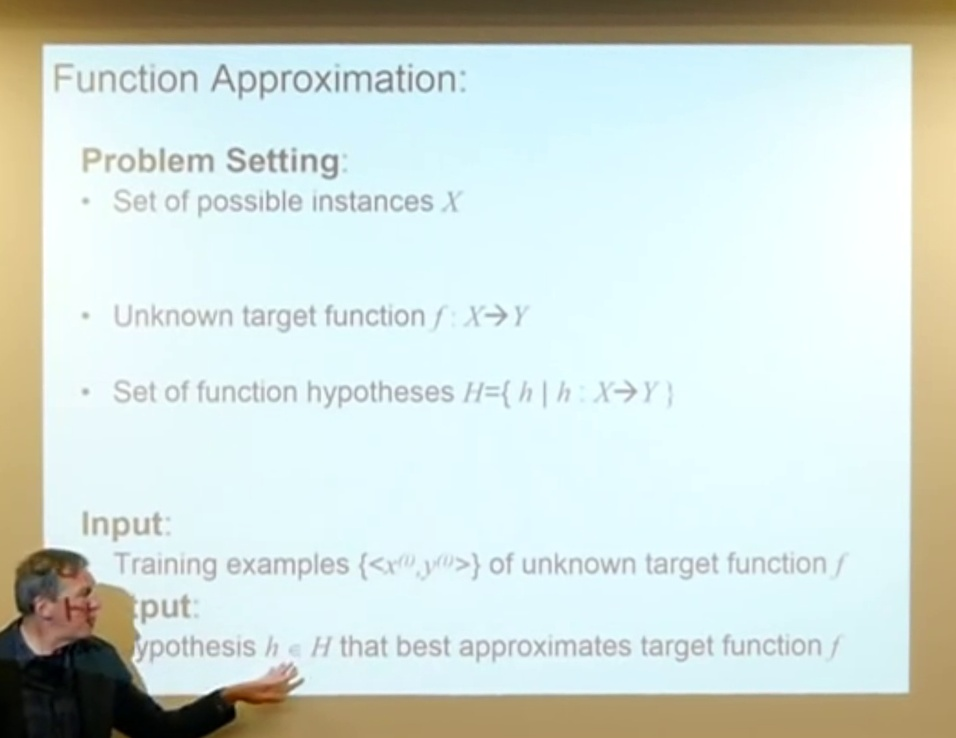
#> input picture Data/Dataset/02_1/0.jpg, 956 x 738 px, shrunk from 1398 x 1080 before the run, given as the content of the folder Data/Dataset/02_1/0.jpg, which was not available
$ python 2017v2.py Data/Dataset/02_1/0.jpg Data/Dataset/02_1/3.jpg
#> lines starting #> are read from the running program, lines starting #| are printed output that depends on the picture; after the words box and inside, x2 and y2 are one past the last pixel; in counts of white or black regions, pixels touching at a corner belong together; pictures that were not available may be replaced by others from this repository, and a replacement may not be noted
import cv2
import scipy
import numpy as np
import os
import sys

def kernel(ksize, sigma):
#> called with ksize = 100, sigma = 3
    res = np.zeros((ksize, ksize))
    s = 0
    for i in range(ksize):
        for j in range(ksize):
                a = ((i * i) + (j * j)) / (2.0 * sigma * sigma)
                var = (-1.0 / np.pi * sigma * sigma * sigma * sigma) * (1 - a) * np.exp(-a)
                res[i][j] = var
                s = s + res[i][j]
    for i in range(ksize):
            for j in range(ksize):
                    res[i][j] = res[i][j] / s
    return res

kern = kernel(100, 3)

def preprocess(img):
    processed_img = img # cv2.cvtColor(img, cv2.COLOR_BGR2GRAY)
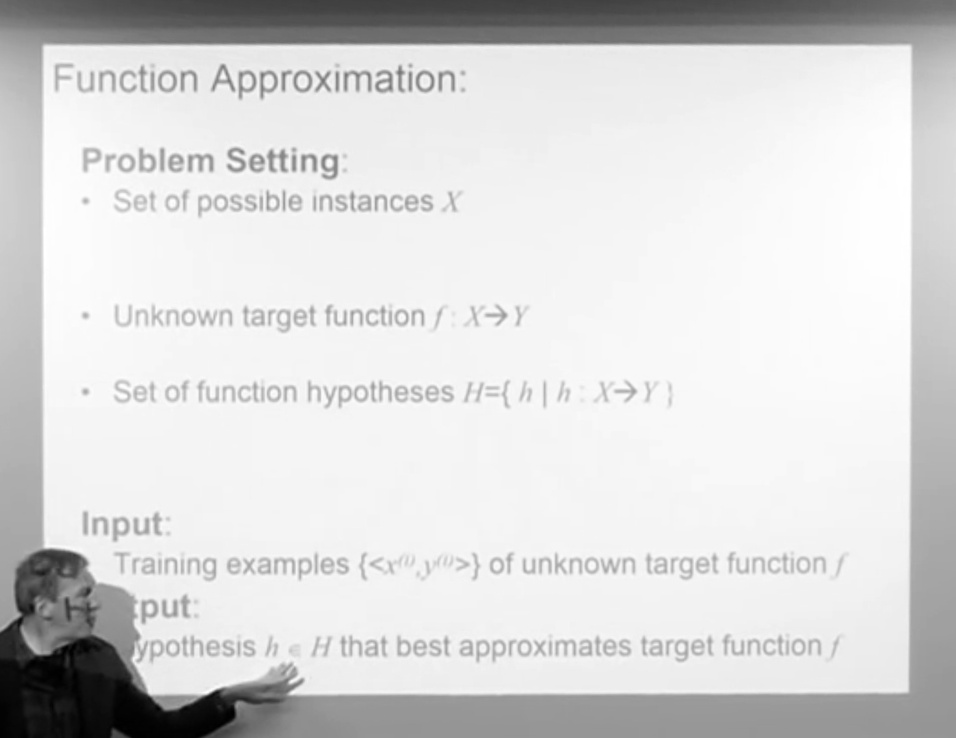
#> processed_img: shape (738, 956); min 0, max 255, mean 216.2
    processed_img = cv2.filter2D(processed_img, -1, kern)
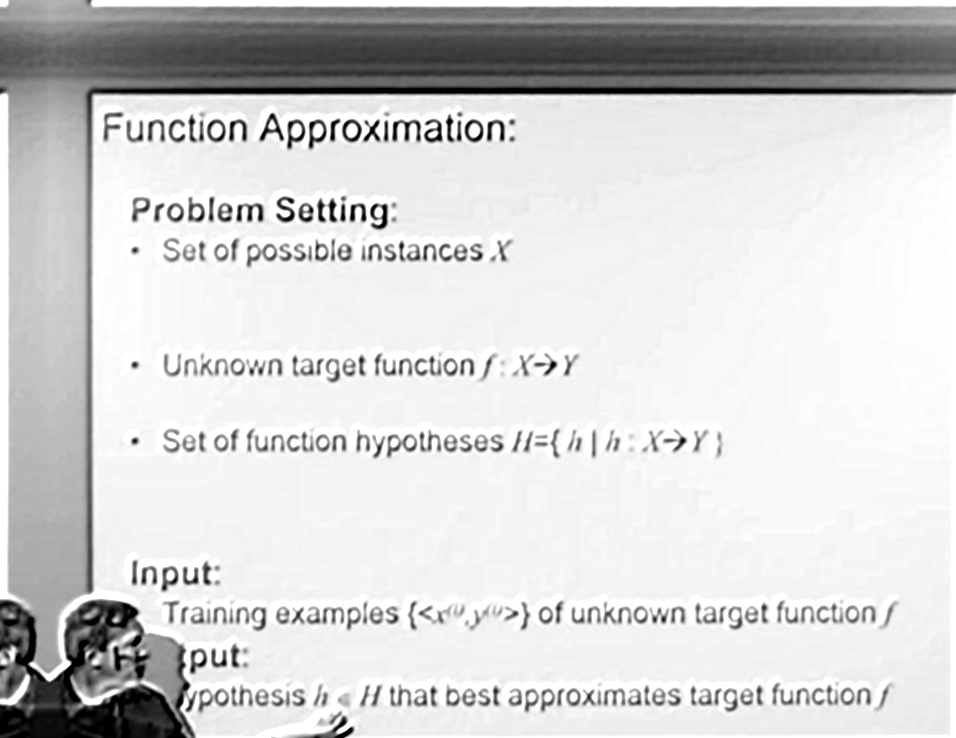
#> processed_img: shape (738, 956); min 0, max 255, mean 211.8
    ret,processed_img = cv2.threshold(processed_img, 200, 255,cv2.THRESH_BINARY_INV)
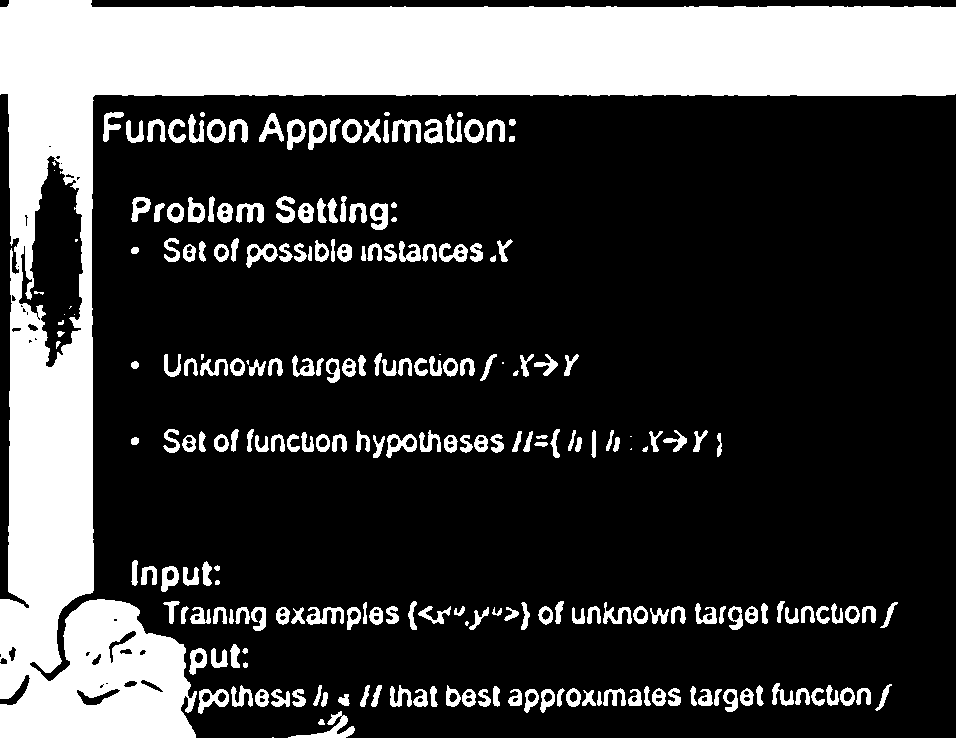
#> processed_img: shape (738, 956); 25% white; 239 white regions (14 under 20 px), largest, box (x1, y1, x2, y2) and area: (0, 0, 956, 738) 141739, (288, 711, 355, 738) 529, (392, 119, 421, 143) 386
    return processed_img

def display_image(img):
    cv2.imshow('image', img)
    cv2.waitKey(0)
    cv2.destroyAllWindows()

def xcorr2(IMG1, IMG2):
    # ORB Detectors
    ORB = cv2.ORB_create()
    KP1, DS1 = ORB.detectAndCompute(IMG1, None)
    KP2, DS2 = ORB.detectAndCompute(IMG2, None)

    #Brute Force Matching
    BF = cv2.BFMatcher(cv2.NORM_HAMMING, crossCheck = True)
    matches = BF.match(DS1, DS2)
    matches = sorted(matches, key = lambda x: x.distance)

    #drawing matcehs
    matching_result = cv2.drawMatches(IMG1, KP1, IMG2, KP2, matches[:75], None, flags = 2)
    res = 0
    threshold = 75
    cnt = 0
    for m in matches:
        cnt = cnt + 1
        res = res + m.distance * m.distance
        if cnt == threshold:
            break
    return res

path_to_slides = sys.argv[1]
path_to_frames = sys.argv[2]

original_slides = []
original_slides_names = []
frames = []
frames_names = []
matched_slide = []

def addSlide(path, name):
    original_slides.append(preprocess(cv2.imread(path, cv2.IMREAD_GRAYSCALE)))
    original_slides_names.append(name)
def addFrame(path, name):
    frames.append(preprocess(cv2.imread(path, cv2.IMREAD_GRAYSCALE)))
    frames_names.append(name)


for r, d, f in os.walk(path_to_slides):
    for file in f:
        addSlide(os.path.join(r, file), file)

for r, d, f in os.walk(path_to_frames):
    for file in f:
        addFrame(os.path.join(r, file), file)
ccc = 0
for frame in frames:
    res = 1000000000000000000000000000000000000000000000000000000000000
    pos = -1
    counter = 0
    for slide in original_slides:
        tmp = xcorr2(frame, slide)
        if tmp <= res:
            res = tmp
            pos = counter
        counter += 1
    print(frames_names[ccc] + " " + original_slides_names[pos])
    matched_slide.append(pos)
    ccc = ccc + 1
#> this loop made 1 pass
#> ccc on pass 1: 1
#| 0.jpg 0.jpg
#> pass 1, in xcorr2, `matching_result = cv2.drawMatches(IMG1, KP1, IMG2, KP2, matches[:75], ..`:
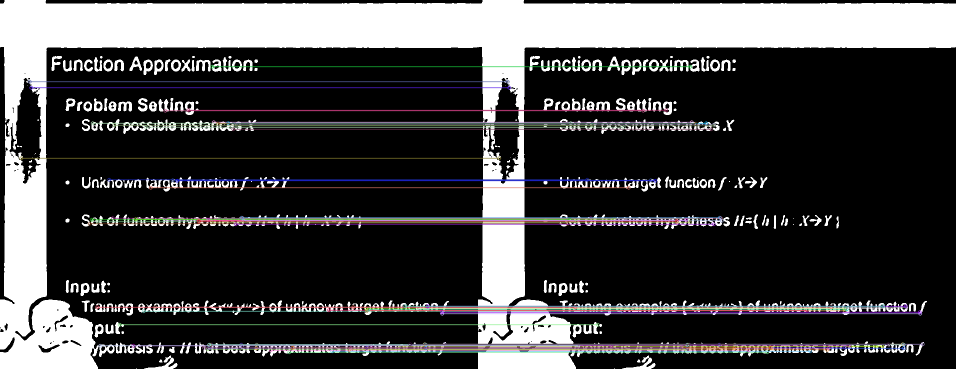
#> matching_result: shape (738, 1912, 3) (shown at 1/2 size); mean of channels 0, 1, 2 66.3, 65.6, 66.2; drawn as B, G, R
#> after the loop, ccc = 1; matched_slide = [0]
c = 0
output = []
for frame in frames:
    output.append(frames_names[c] + " " + original_slides_names[matched_slide[c]] + "\n")
    c = c + 1
#> this loop made 1 pass
#> c on pass 1: 1
#> after the loop, c = 1; output = 1 item
output.sort()
f = open("2017.txt", "w+")
for o in output:
        f.write(o)
#> this loop made 1 pass
f.close()
